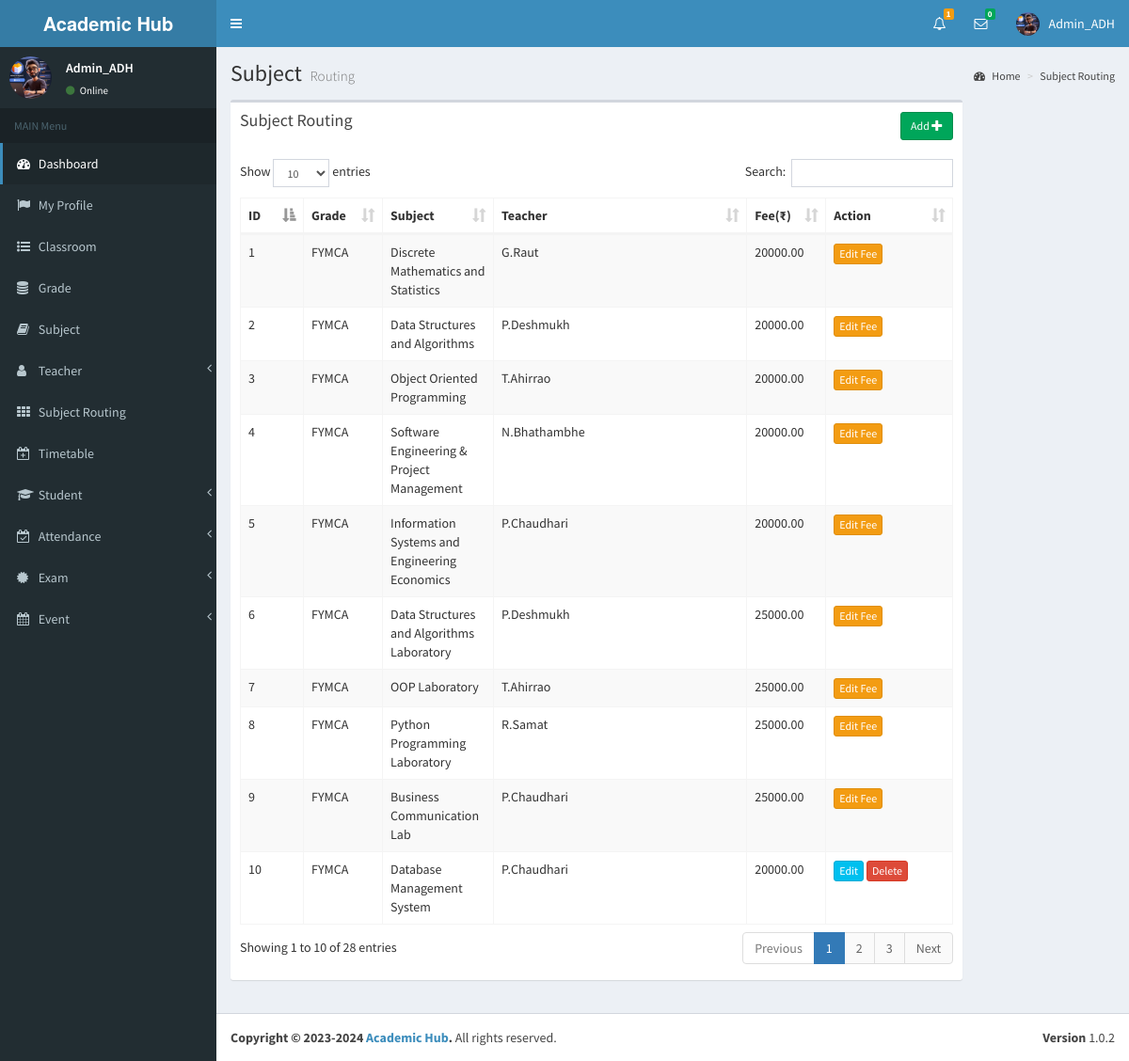
/view/subject_routing.php (signed in), run on the app's committed database.
### tables this page shows
CREATE TABLE `subject_routing` (
  `id` int(11) NOT NULL,
  `grade_id` int(11) NOT NULL,
  `subject_id` int(11) NOT NULL,
  `teacher_id` int(11) NOT NULL,
  `fee` double(11,2) NOT NULL
);

CREATE TABLE `grade` (
  `id` int(11) NOT NULL,
  `name` varchar(255) NOT NULL,
  `admission_fee` double(11,2) NOT NULL,
  `hall_charge` int(11) NOT NULL
);

CREATE TABLE `subject` (
  `id` int(11) NOT NULL,
  `name` varchar(255) NOT NULL
);

CREATE TABLE `teacher` (
  `id` int(11) NOT NULL,
  `full_name` varchar(255) NOT NULL,
  `i_name` varchar(255) NOT NULL,
  `gender` varchar(255) NOT NULL,
  `address` varchar(255) NOT NULL,
  `phone` varchar(255) NOT NULL,
  `email` varchar(255) NOT NULL,
  `image_name` varchar(255) NOT NULL,
  `index_number` bigint(11) NOT NULL,
  `reg_date` date NOT NULL
);

### view/subject_routing.php (the view, shortened to what this page needs)
<?php include_once('head.php'); ?>
<?php include_once('header_admin.php'); ?>
<?php include_once('sidebar.php'); ?>
<div class="content-wrapper">
    <section class="content-header">
    	<h1>
        	Subject
            <small>Routing</small>
        </h1>
        <ol class="breadcrumb">
        	<li><a href="#"><i class="fa fa-dashboard"></i> Home</a></li>
            <li><a href="#">Subject Routing</a></li>
        </ol>
	</section>
	<section class="content" >
    	<div class="row" id="table1">
        	<div class="col-md-10">
            	<div class="box">
                	<div class="box-header">
                 		<a href="#modalInsertform" onClick="" class="btn btn-success btn-sm pull-right" data-id="<?php echo $row["id"]; ?>" data-toggle="modal">Add <span class="glyphicon glyphicon-plus"></span></a>
                  		<h3 class="box-title">Subject Routing</h3>
                	</div>
                	<div class="box-body table-responsive">
                		<table id="example1" class="table table-bordered table-striped">
                            <thead>
                                <th class="col-md-1">ID</th>
                                <th class="col-md-1">Grade</th>
                                <th class="col-md-1">Subject</th>
                                <th class="col-md-4">Teacher</th>
                                <th class="col-md-1">Fee(₹)</th>
                                <th class="col-md-2">Action</th>
                            </thead>
                        	<tbody>
<?php
include_once('../controller/config.php');
$sql="select subject_routing.id as sr_id,subject_routing.fee as s_fee,grade.name as g_name,subject.name as s_name,teacher.i_name as t_name
	  from subject_routing
      inner join grade
      on subject_routing.grade_id=grade.id
      inner join subject
      on subject_routing.subject_id=subject.id
      inner join teacher
      on subject_routing.teacher_id=teacher.id";
$result=mysqli_query($conn,$sql);
$count = 0;
if(mysqli_num_rows($result) > 0) {
	while($row=mysqli_fetch_assoc($result)){
		$count++;
		$sr_id=$row['sr_id'];
?>
                                <tr>
                                    <td><?php echo $count; ?></td>
               <td id="td1_<?php echo $row['sr_id']; ?>"><?php echo $row['g_name']; ?></td>
               <td id="td2_<?php echo $row['sr_id']; ?>"><?php echo $row['s_name']; ?></td>
               <td id="td3_<?php echo $row['sr_id']; ?>"><?php echo $row['t_name']; ?></td>
               <td id="td4_<?php echo $count; ?>"><?php echo $row['s_fee']; ?></td>
                                    <td id="action_<?php echo $count; ?>">
<?php
$sql1="SELECT * FROM student_subject WHERE sr_id='$sr_id'";
$result1=mysqli_query($conn,$sql1);
if(mysqli_num_rows($result1) > 0) {
	echo '<a href="#" id="edit1_sfee_'.$count.'" onClick="editSubjectFee(this)" class="btn btn-warning btn-xs cant-edit" data-id="'.$sr_id.','.$count.','.$row["s_fee"].'" >Edit Fee</a>';
}else{
	echo '<a href="#modalUpdateform" id="edit_sfee_'.$count.'" onClick="showModal(this)" class="btn btn-info btn-xs" data-id="'.$sr_id.','.$count.'" data-toggle="modal">Edit</a>';
	echo ' <a href="#" class="confirm-delete btn btn-danger btn-xs" id="delete_sfee_'.$count.'" data-id="'.$sr_id.'">Delete</a>';
}
?>
                               		</td>
                            	</tr>
<?php } } ?>
                        	</tbody>
                    	</table>
                	</div>
            	</div>
        	</div>
    	</div>
	</section>
</div>
<?php include_once('footer.php');?>

### view/header_admin.php (shortened to what this page needs)
<body class="hold-transition skin-blue sidebar-mini" >
<div class="wrapper">
  <header class="main-header" >
    <a href="" class="logo">
      <span class="logo-lg"><strong> Academic Hub </strong></span>
    </a>
    <nav class="navbar navbar-static-top">
		<a href="#" class="sidebar-toggle" data-toggle="offcanvas" role="button">
       	</a>
		<div class="navbar-custom-menu">
			<ul class="nav navbar-nav">
              <li class="dropdown notifications-menu">
                <a href="#" class="dropdown-toggle" data-toggle="dropdown">
                  <i class="fa fa-bell-o"></i>
<?php
include_once('../controller/config.php');
$my_type=$_SESSION["type"];
if($my_type == 'Admin'){
	$sql1="SELECT COUNT(id) FROM main_notifications WHERE _isread='0'";
	$result1=mysqli_query($conn,$sql1);
	$row1=mysqli_fetch_assoc($result1);
	$notfi_count=$row1['COUNT(id)'];
?>
                  <span class="label label-warning"><?php echo $notfi_count; ?></span>
                </a>
              </li>
<?php }  ?>
<?php
include_once('../controller/config.php');
$my_index=$_SESSION["index_number"];
$sql="SELECT count(id)
      FROM my_friends
      WHERE my_index='$my_index' AND _status='Pending' AND _isread='0'";
$result=mysqli_query($conn,$sql);
$row=mysqli_fetch_assoc($result);
?>
<?php
include_once('../controller/config.php');
$my_index=$_SESSION["index_number"];
$unread_msg_count=0;
$sql="SELECT * FROM my_friends WHERE my_index='$my_index'";
$result=mysqli_query($conn,$sql);
while($row=mysqli_fetch_assoc($result)){
	$friend_index=$row['friend_index'];
	$sql1="SELECT count(id)
		  FROM online_chat
		  WHERE user_index='$friend_index' AND _isread='0'";
	$result1=mysqli_query($conn,$sql1);
	$row1=mysqli_fetch_assoc($result1);
	$unread_msg_count+=$row1['count(id)'];
}
?>
              <li class="dropdown messages-menu" id="unread_msg">
                <a href="#" class="dropdown-toggle" data-toggle="dropdown" >
                  <i class="fa fa-envelope-o"></i>
                  <span class="label label-success"><?php echo $unread_msg_count; ?></span>
                </a>
<?php
include_once('../controller/config.php');
$index=$_SESSION["index_number"];
$type=$_SESSION["type"];
$time='';
$file_path='';
	$sql="SELECT
           DISTINCT conversation_id,friend_index
           FROM
              my_friends
           WHERE
              	my_index='$index'
           ORDER BY
              conversation_id";
	$result=mysqli_query($conn,$sql);
	while($row=mysqli_fetch_assoc($result)){
		$conversation_id=$row['conversation_id'];
		$friend_index=$row['friend_index'];
		$sql3="SELECT * FROM my_friends WHERE conversation_id='$conversation_id' and friend_index='$friend_index'";
		$result3=mysqli_query($conn,$sql3);
		$row3=mysqli_fetch_assoc($result3);
		$friend_type=$row3['friend_type'];
		if($friend_type == "Admin"){
			$sql1="SELECT * FROM admin WHERE index_number='$friend_index'";
			$result1=mysqli_query($conn,$sql1);
			$row1=mysqli_fetch_assoc($result1);
			$friend_name=$row1['i_name'];
			$friend_image=$row1['image_name'];
		}
		if($friend_type == "Teacher"){
			$sql1="SELECT * FROM teacher WHERE index_number='$friend_index'";
			$result1=mysqli_query($conn,$sql1);
			$row1=mysqli_fetch_assoc($result1);
			$friend_name=$row1['i_name'];
			$friend_image=$row1['image_name'];
		}
		if($friend_type == "Student"){
			$sql1="SELECT * FROM student WHERE index_number='$friend_index'";
			$result1=mysqli_query($conn,$sql1);
			$row1=mysqli_fetch_assoc($result1);
			$friend_name=$row1['i_name'];
			$friend_image=$row1['image_name'];
		}
		$sql2="SELECT * FROM online_chat WHERE conversation_id='$conversation_id' ORDER BY id DESC LIMIT 1";
		$result2=mysqli_query($conn,$sql2);
		while($row2=mysqli_fetch_assoc($result2)){
			$last_msg=$row2['msg'];
			$msg_time=$row2['time'];
			$datetime1 = new DateTime($msg_time);
			$datetime2 = new DateTime();
			$interval = $datetime1->diff($datetime2);
			$year = $interval->format('%y y ');
			$month = $interval->format('%m m ');
			$days = $interval->format('%a d');
			$hours = $interval->format('%h h');
			$minutes = $interval->format('%i mins');
			$seconds = $interval->format('%s sec');
			if($year>0){
				$time=$year;
			}else if($month>0){
				$time=$month;
			}else if($days>0){
				$time=$days;
			}else if($hours>0){
				$time=$hours;
			}else if($minutes>0){
				$time=$minutes;
			}else{
				$time=$seconds;
			}
			if($type=="Admin"){
				$file_path="my_friends.php?do=showChatBox&my_index=$index&conversation_id=$conversation_id&friend_index=$friend_index&my_type=$type";
			}
			if($type=="Teacher"){
				$file_path="my_friends2.php?do=showChatBox&my_index=$index&conversation_id=$conversation_id&friend_index=$friend_index&my_type=$type";
			}
			if($type=="Student"){
				$file_path="my_friends1.php?do=showChatBox&my_index=$index&conversation_id=$conversation_id&friend_index=$friend_index&my_type=$type";
			}
?>
                      <li>
                        <a href="<?php echo $file_path; ?>" onClick="msgRead('<?php echo $index; ?>','<?php echo $conversation_id; ?>','<?php echo $friend_index; ?>','<?php echo $type; ?>')">
                          <div class="pull-left">
                            <img src="../<?php echo $friend_image; ?>" class="img-circle" alt="User Image">
                          </div>
                          <h4>
                            <?php echo $friend_name; ?>
                            <small><i class="fa fa-clock-o"></i> <?php echo $time; ?></small>
                          </h4>
                          <p><?php echo $last_msg; ?></p>
                        </a>
                      </li>
 <?php } } ?>
              </li>
<?php
include_once('../controller/config.php');
if($type=="Admin"){
	$sql="SELECT * FROM admin where index_number='$index'";
	$result=mysqli_query($conn,$sql);
	$row=mysqli_fetch_assoc($result);
}
?>
            	<li class="dropdown user user-menu">
                    <a href="#" class="dropdown-toggle" data-toggle="dropdown">
                      <img src="../<?php echo $row['image_name']; ?>" class="user-image" alt="User Image">
                      <span class="hidden-xs"><?php echo $row['i_name']; ?></span>
                    </a>
              </li>
            </ul>
        </div>
	</nav>
  </header>

### view/sidebar.php (shortened to what this page needs)
  <aside class="main-sidebar">
    <section class="sidebar">
      <?php
include_once('../controller/config.php');
$index = $_SESSION["index_number"];
$sql = "SELECT * FROM admin WHERE index_number='$index'";
$result = mysqli_query($conn, $sql);
$row = mysqli_fetch_assoc($result);
if ($row) {
    $name = $row['i_name'];
    $image = $row['image_name'];
} else {
    $name = "No data found";
    $image = "default_image.jpg";
}
?>
      <div class="user-panel">
      	<div class="pull-left image">
        	<img src="../<?php echo $image; ?>" class="img-circle" alt="User Image">
        </div>
        <div class="pull-left info">
        	<p><?php echo $name; ?></p>
            <a href="#"><i class="fa fa-circle text-success"></i> Online</a>
        </div>
      </div>
      <ul class="sidebar-menu">
        <li class="header">MAIN Menu</li>
        <li class="active treeview">
          <a href="dashboard.php">
            <i class="fa fa-dashboard"></i> <span>Dashboard</span>
          </a>
        </li>
         <li>
          <a href="admin_profile.php">
            <i class="fa fa-flag"></i> <span>My Profile</span>
          </a>
        </li>
        <li>
          <a href="class_room.php">
            <i class="fa fa-list-ul"></i> <span>Classroom</span>
          </a>
        </li>
        <li>
          <a href="grade.php">
            <i class="fa fa-database"></i> <span>Grade</span>
          </a>
        </li>
        <li>
          <a href="subject.php">
            <i class="fa fa-book"></i> <span>Subject</span>
          </a>
        </li>
        <li class="treeview">
          <a href="#">
            <i class="fa fa-user" aria-hidden="true"></i>
            <span>Teacher</span>
            <span class="pull-right-container">
              <i class="fa fa-angle-left pull-right"></i>
            </span>
          </a>
        </li>
        <li>
          <a href="subject_routing.php">
            <i class="fa fa-th"></i> <span>Subject Routing</span>
          </a>
        </li>
        <li>
          <a href="timetable.php">
            <i class="fa fa-calendar-plus-o"></i> <span>Timetable</span>
          </a>
        </li>
        <li class="treeview">
          <a href="#">
            <i class="fa fa-graduation-cap"></i>
            <span>Student</span>
            <span class="pull-right-container">
              <i class="fa fa-angle-left pull-right"></i>
            </span>
          </a>
        </li>
         <li class="treeview">
          <a href="#">
            <i class="fa fa-calendar-check-o"></i>
            <span>Attendance</span>
            <span class="pull-right-container">
              <i class="fa fa-angle-left pull-right"></i>
            </span>
          </a>
        </li>
        <li class="treeview">
          <a href="#">
            <i class="fa fa-certificate"></i>
            <span>Exam</span>
            <span class="pull-right-container">
              <i class="fa fa-angle-left pull-right"></i>
            </span>
          </a>
        </li>
        <li class="treeview">
          <a href="#">
            <i class="fa fa-calendar"></i>
            <span>Event</span>
            <span class="pull-right-container">
              <i class="fa fa-angle-left pull-right"></i>
            </span>
          </a>
        </li>
      </ul>
    </section>
  </aside>

### data on the page
subject_routing: grade.name "FYMCA", subject.name "Discrete Mathematics and Statistics", teacher.i_name "G.Raut", fee "20000.00"
subject_routing: grade.name "FYMCA", subject.name "Data Structures and Algorithms", teacher.i_name "P.Deshmukh", fee "20000.00"
subject_routing: grade.name "FYMCA", subject.name "Object Oriented Programming", teacher.i_name "T.Ahirrao", fee "20000.00"
subject_routing: grade.name "FYMCA", subject.name "Software Engineering & Project Management", teacher.i_name "N.Bhathambhe", fee "20000.00"
subject_routing: grade.name "FYMCA", subject.name "Information Systems and Engineering Economics", teacher.i_name "P.Chaudhari", fee "20000.00"
subject_routing: grade.name "FYMCA", subject.name "Data Structures and Algorithms Laboratory", teacher.i_name "P.Deshmukh", fee "25000.00"
subject_routing: grade.name "FYMCA", subject.name "OOP Laboratory", teacher.i_name "T.Ahirrao", fee "25000.00"
subject_routing: grade.name "FYMCA", subject.name "Python Programming Laboratory", teacher.i_name "R.Samat", fee "25000.00"
subject_routing: grade.name "FYMCA", subject.name "Business Communication Lab", teacher.i_name "P.Chaudhari", fee "25000.00"
subject_routing: grade.name "FYMCA", subject.name "Database Management System", teacher.i_name "P.Chaudhari", fee "20000.00"

### other printed values
$notfi_count "1"
$unread_msg_count "0"
$row['i_name'] "Admin_ADH"
$name "Admin_ADH"
